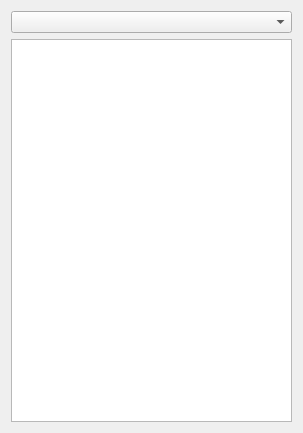
<?xml version="1.0" encoding="UTF-8"?>
<ui version="4.0">
 <class>SelectVariableWidget</class>
 <widget class="QWidget" name="SelectVariableWidget">
  <property name="geometry">
   <rect>
    <x>0</x>
    <y>0</y>
    <width>303</width>
    <height>433</height>
   </rect>
  </property>
  <property name="windowTitle">
   <string>Form</string>
  </property>
  <layout class="QGridLayout" name="gridLayout">
   <item row="0" column="0">
    <widget class="QComboBox" name="comboBox_variableGroup"/>
   </item>
   <item row="1" column="0">
    <widget class="QListWidget" name="listWidget_variable"/>
   </item>
  </layout>
 </widget>
 <resources/>
 <connections/>
</ui>
